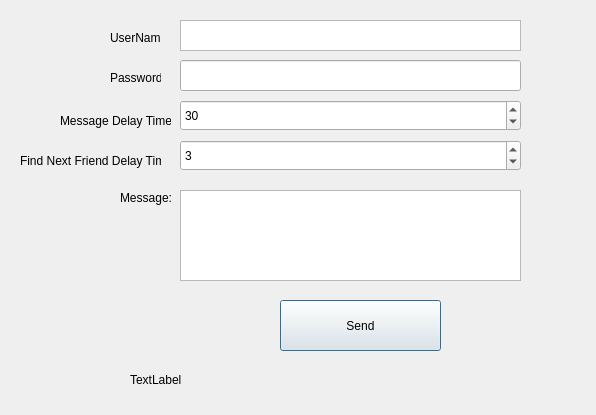
<?xml version="1.0" encoding="UTF-8"?>
<ui version="4.0">
 <class>facebookBot</class>
 <widget class="QDialog" name="facebookBot">
  <property name="geometry">
   <rect>
    <x>0</x>
    <y>0</y>
    <width>596</width>
    <height>415</height>
   </rect>
  </property>
  <property name="windowTitle">
   <string>Facebook Message Bot</string>
  </property>
  <widget class="QTextEdit" name="userNameInput">
   <property name="geometry">
    <rect>
     <x>180</x>
     <y>20</y>
     <width>341</width>
     <height>31</height>
    </rect>
   </property>
  </widget>
  <widget class="QLabel" name="userNameLabel">
   <property name="geometry">
    <rect>
     <x>110</x>
     <y>30</y>
     <width>51</width>
     <height>16</height>
    </rect>
   </property>
   <property name="text">
    <string>UserName:</string>
   </property>
  </widget>
  <widget class="QLabel" name="passwordLabel">
   <property name="geometry">
    <rect>
     <x>110</x>
     <y>70</y>
     <width>51</width>
     <height>16</height>
    </rect>
   </property>
   <property name="text">
    <string>Password:</string>
   </property>
  </widget>
  <widget class="QTextEdit" name="messageInput">
   <property name="geometry">
    <rect>
     <x>180</x>
     <y>190</y>
     <width>341</width>
     <height>91</height>
    </rect>
   </property>
  </widget>
  <widget class="QLabel" name="messageLabel">
   <property name="geometry">
    <rect>
     <x>120</x>
     <y>190</y>
     <width>51</width>
     <height>16</height>
    </rect>
   </property>
   <property name="text">
    <string>Message:</string>
   </property>
  </widget>
  <widget class="QPushButton" name="sendButton">
   <property name="geometry">
    <rect>
     <x>280</x>
     <y>300</y>
     <width>161</width>
     <height>51</height>
    </rect>
   </property>
   <property name="text">
    <string>Send</string>
   </property>
  </widget>
  <widget class="QLineEdit" name="passwordInput">
   <property name="geometry">
    <rect>
     <x>180</x>
     <y>60</y>
     <width>341</width>
     <height>31</height>
    </rect>
   </property>
   <property name="echoMode">
    <enum>QLineEdit::Password</enum>
   </property>
  </widget>
  <widget class="QLabel" name="updateText">
   <property name="geometry">
    <rect>
     <x>130</x>
     <y>370</y>
     <width>411</width>
     <height>20</height>
    </rect>
   </property>
   <property name="text">
    <string>TextLabel</string>
   </property>
  </widget>
  <widget class="QSpinBox" name="messageDelayTimeInput">
   <property name="geometry">
    <rect>
     <x>180</x>
     <y>100</y>
     <width>341</width>
     <height>31</height>
    </rect>
   </property>
   <property name="minimum">
    <number>1</number>
   </property>
   <property name="maximum">
    <number>1000000000</number>
   </property>
   <property name="value">
    <number>30</number>
   </property>
  </widget>
  <widget class="QLabel" name="messageDelayTimeLabel">
   <property name="geometry">
    <rect>
     <x>60</x>
     <y>110</y>
     <width>111</width>
     <height>21</height>
    </rect>
   </property>
   <property name="text">
    <string>Message Delay Time:</string>
   </property>
  </widget>
  <widget class="QLabel" name="findNextFriendsDelayLabel">
   <property name="geometry">
    <rect>
     <x>20</x>
     <y>150</y>
     <width>141</width>
     <height>21</height>
    </rect>
   </property>
   <property name="text">
    <string>Find Next Friend Delay Time:</string>
   </property>
  </widget>
  <widget class="QSpinBox" name="findNextFriendsDelayInput">
   <property name="geometry">
    <rect>
     <x>180</x>
     <y>140</y>
     <width>341</width>
     <height>31</height>
    </rect>
   </property>
   <property name="minimum">
    <number>1</number>
   </property>
   <property name="maximum">
    <number>1000000000</number>
   </property>
   <property name="value">
    <number>3</number>
   </property>
  </widget>
 </widget>
 <resources/>
 <connections/>
</ui>
